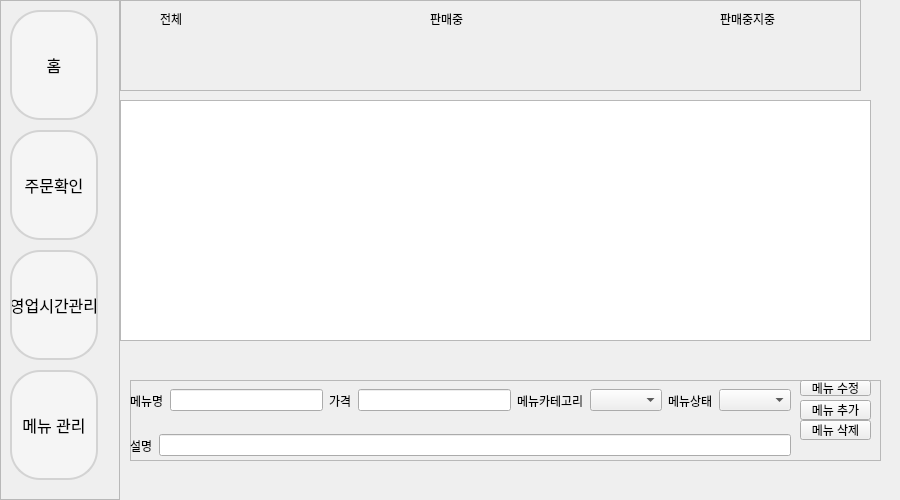
<?xml version="1.0" encoding="UTF-8"?>
<ui version="4.0">
 <class>MenuManage</class>
 <widget class="QWidget" name="MenuManage">
  <property name="geometry">
   <rect>
    <x>0</x>
    <y>0</y>
    <width>900</width>
    <height>500</height>
   </rect>
  </property>
  <property name="windowTitle">
   <string>Form</string>
  </property>
  <widget class="QFrame" name="frame">
   <property name="geometry">
    <rect>
     <x>0</x>
     <y>0</y>
     <width>120</width>
     <height>500</height>
    </rect>
   </property>
   <property name="frameShape">
    <enum>QFrame::Shape::StyledPanel</enum>
   </property>
   <property name="frameShadow">
    <enum>QFrame::Shadow::Raised</enum>
   </property>
   <widget class="QPushButton" name="btn_order">
    <property name="geometry">
     <rect>
      <x>10</x>
      <y>130</y>
      <width>88</width>
      <height>110</height>
     </rect>
    </property>
    <property name="styleSheet">
     <string notr="true">QPushButton {
    background-color: #F5F5F5;
    border: 2px solid #D3D3D3;
    border-radius: 30px;
    font-size: 16px;
    color: black;
}

QPushButton:hover {
    background-color: #E0E0E0;
    border: 2px solid #B0B0B0;
}

QPushButton:pressed {
    background-color: #C0C0C0;
    border: 2px solid #A0A0A0;
}</string>
    </property>
    <property name="text">
     <string>주문확인</string>
    </property>
   </widget>
   <widget class="QPushButton" name="btn_time">
    <property name="geometry">
     <rect>
      <x>10</x>
      <y>250</y>
      <width>88</width>
      <height>110</height>
     </rect>
    </property>
    <property name="minimumSize">
     <size>
      <width>0</width>
      <height>110</height>
     </size>
    </property>
    <property name="styleSheet">
     <string notr="true">QPushButton {
    background-color: #F5F5F5;
    border: 2px solid #D3D3D3;
    border-radius: 30px;
    font-size: 16px;
    color: black;
}

QPushButton:hover {
    background-color: #E0E0E0;
    border: 2px solid #B0B0B0;
}

QPushButton:pressed {
    background-color: #C0C0C0;
    border: 2px solid #A0A0A0;
}</string>
    </property>
    <property name="text">
     <string>영업시간관리</string>
    </property>
   </widget>
   <widget class="QPushButton" name="btn_menu">
    <property name="geometry">
     <rect>
      <x>10</x>
      <y>370</y>
      <width>88</width>
      <height>110</height>
     </rect>
    </property>
    <property name="minimumSize">
     <size>
      <width>0</width>
      <height>110</height>
     </size>
    </property>
    <property name="styleSheet">
     <string notr="true">QPushButton {
    background-color: #F5F5F5;
    border: 2px solid #D3D3D3;
    border-radius: 30px;
    font-size: 16px;
    color: black;
}

QPushButton:hover {
    background-color: #E0E0E0;
    border: 2px solid #B0B0B0;
}

QPushButton:pressed {
    background-color: #C0C0C0;
    border: 2px solid #A0A0A0;
}</string>
    </property>
    <property name="text">
     <string>메뉴 관리</string>
    </property>
   </widget>
   <widget class="QPushButton" name="btn_home">
    <property name="geometry">
     <rect>
      <x>10</x>
      <y>10</y>
      <width>88</width>
      <height>110</height>
     </rect>
    </property>
    <property name="styleSheet">
     <string notr="true">QPushButton {
    background-color: #F5F5F5;
    border: 2px solid #D3D3D3;
    border-radius: 30px;
    font-size: 16px;
    color: black;
}

QPushButton:hover {
    background-color: #E0E0E0;
    border: 2px solid #B0B0B0;
}

QPushButton:pressed {
    background-color: #C0C0C0;
    border: 2px solid #A0A0A0;
}</string>
    </property>
    <property name="text">
     <string>홈</string>
    </property>
   </widget>
  </widget>
  <widget class="QTableWidget" name="menu_tw">
   <property name="geometry">
    <rect>
     <x>120</x>
     <y>100</y>
     <width>751</width>
     <height>241</height>
    </rect>
   </property>
  </widget>
  <widget class="QFrame" name="frame_2">
   <property name="geometry">
    <rect>
     <x>130</x>
     <y>380</y>
     <width>751</width>
     <height>81</height>
    </rect>
   </property>
   <property name="frameShape">
    <enum>QFrame::Shape::StyledPanel</enum>
   </property>
   <property name="frameShadow">
    <enum>QFrame::Shadow::Raised</enum>
   </property>
   <widget class="QPushButton" name="btn_add">
    <property name="geometry">
     <rect>
      <x>670</x>
      <y>20</y>
      <width>71</width>
      <height>20</height>
     </rect>
    </property>
    <property name="text">
     <string>메뉴 추가</string>
    </property>
   </widget>
   <widget class="QPushButton" name="btn_update">
    <property name="geometry">
     <rect>
      <x>670</x>
      <y>0</y>
      <width>71</width>
      <height>16</height>
     </rect>
    </property>
    <property name="text">
     <string>메뉴 수정</string>
    </property>
   </widget>
   <widget class="QWidget" name="horizontalLayoutWidget">
    <property name="geometry">
     <rect>
      <x>0</x>
      <y>0</y>
      <width>661</width>
      <height>41</height>
     </rect>
    </property>
    <layout class="QHBoxLayout" name="horizontalLayout">
     <item>
      <widget class="QLabel" name="label">
       <property name="text">
        <string>메뉴명</string>
       </property>
      </widget>
     </item>
     <item>
      <widget class="QLineEdit" name="name_le"/>
     </item>
     <item>
      <widget class="QLabel" name="label_2">
       <property name="text">
        <string>가격</string>
       </property>
      </widget>
     </item>
     <item>
      <widget class="QLineEdit" name="price_le"/>
     </item>
     <item>
      <widget class="QLabel" name="label_5">
       <property name="text">
        <string>메뉴카테고리</string>
       </property>
      </widget>
     </item>
     <item>
      <widget class="QComboBox" name="cb_cate"/>
     </item>
     <item>
      <widget class="QLabel" name="label_3">
       <property name="text">
        <string>메뉴상태</string>
       </property>
      </widget>
     </item>
     <item>
      <widget class="QComboBox" name="cb_menu_status"/>
     </item>
    </layout>
   </widget>
   <widget class="QWidget" name="horizontalLayoutWidget_2">
    <property name="geometry">
     <rect>
      <x>0</x>
      <y>50</y>
      <width>661</width>
      <height>31</height>
     </rect>
    </property>
    <layout class="QHBoxLayout" name="horizontalLayout_2">
     <item>
      <widget class="QLabel" name="label_4">
       <property name="text">
        <string>설명</string>
       </property>
      </widget>
     </item>
     <item>
      <widget class="QLineEdit" name="desc_le"/>
     </item>
    </layout>
   </widget>
   <widget class="QPushButton" name="btn_del">
    <property name="geometry">
     <rect>
      <x>670</x>
      <y>40</y>
      <width>71</width>
      <height>20</height>
     </rect>
    </property>
    <property name="text">
     <string>메뉴 삭제</string>
    </property>
   </widget>
  </widget>
  <widget class="QWidget" name="gridLayoutWidget">
   <property name="geometry">
    <rect>
     <x>120</x>
     <y>10</y>
     <width>761</width>
     <height>471</height>
    </rect>
   </property>
   <layout class="QGridLayout" name="gridLayout_3"/>
  </widget>
  <widget class="QFrame" name="frame_1">
   <property name="geometry">
    <rect>
     <x>120</x>
     <y>0</y>
     <width>741</width>
     <height>91</height>
    </rect>
   </property>
   <property name="frameShape">
    <enum>QFrame::Shape::StyledPanel</enum>
   </property>
   <property name="frameShadow">
    <enum>QFrame::Shadow::Raised</enum>
   </property>
   <widget class="QLabel" name="label_9">
    <property name="geometry">
     <rect>
      <x>40</x>
      <y>10</y>
      <width>66</width>
      <height>18</height>
     </rect>
    </property>
    <property name="text">
     <string>전체</string>
    </property>
   </widget>
   <widget class="QLabel" name="label_11">
    <property name="geometry">
     <rect>
      <x>310</x>
      <y>10</y>
      <width>66</width>
      <height>18</height>
     </rect>
    </property>
    <property name="text">
     <string>판매중</string>
    </property>
   </widget>
   <widget class="QLabel" name="label_12">
    <property name="geometry">
     <rect>
      <x>600</x>
      <y>10</y>
      <width>66</width>
      <height>18</height>
     </rect>
    </property>
    <property name="text">
     <string>판매중지중</string>
    </property>
   </widget>
   <widget class="QLabel" name="lb_all_menu_count">
    <property name="geometry">
     <rect>
      <x>40</x>
      <y>40</y>
      <width>66</width>
      <height>18</height>
     </rect>
    </property>
    <property name="text">
     <string/>
    </property>
   </widget>
   <widget class="QLabel" name="lb_menu_active_state">
    <property name="geometry">
     <rect>
      <x>310</x>
      <y>40</y>
      <width>66</width>
      <height>18</height>
     </rect>
    </property>
    <property name="text">
     <string/>
    </property>
   </widget>
   <widget class="QLabel" name="lb_menu_deactive_state">
    <property name="geometry">
     <rect>
      <x>610</x>
      <y>40</y>
      <width>66</width>
      <height>18</height>
     </rect>
    </property>
    <property name="text">
     <string/>
    </property>
   </widget>
  </widget>
 </widget>
 <resources/>
 <connections/>
</ui>
